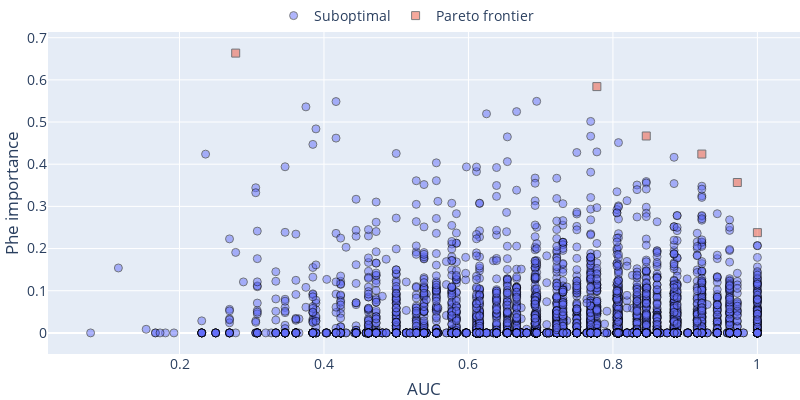

Here is the notebook cell this chart was saved with:
### Code cell
import pandas as pd
from optuna.visualization._pareto_front import _get_pareto_front_info, _make_scatter_object, _make_marker, _make_hovertext
from typing import Sequence
from optuna.trial import FrozenTrial
from optuna.visualization._plotly_imports import go


info = _get_pareto_front_info(study)


n_targets: int = info.n_targets  
axis_order: Sequence[int]  = info.axis_order 
include_dominated_trials: bool = True
trials_with_values: Sequence[tuple[FrozenTrial, Sequence[float]]] = info.non_best_trials_with_values
hovertemplate: str = "%{text}<extra>Trial</extra>"
infeasible: bool = False
dominated_trials: bool = False

def trials_df(trials_with_values, class_name):
    x  =[values[axis_order[0]] for _, values in trials_with_values]
    y  =[values[axis_order[1]] for _, values in trials_with_values]

    df = pd.DataFrame({'x':x, 'y':y})
    df['class'] = class_name
    return df

df_best    = trials_df(info.best_trials_with_values, 'best')
df_nonbest = trials_df(info.non_best_trials_with_values, 'nonbest')
#df         = pd.concat([df_best, df_nonbest])

fig = go.Figure()

fig.add_trace(go.Scatter(x=df_nonbest ['x'], y=df_nonbest['y'], mode='markers', marker=dict(size=8,opacity=0.5, symbol='circle', line=dict(width=1, color='black')), name='Suboptimal'))
fig.add_trace(go.Scatter(x=df_best['x'], y=df_best['y'], mode='markers', marker=dict(size=8,opacity=0.5, symbol='square', line=dict(width=1, color='black')), name='Pareto frontier'))
# Define the width and height of the plot
plot_width = 800
plot_height = 400

# Customize the plot
fig.update_layout(
    #title='Two-objective optimization',
    
    xaxis_title='AUC',
    yaxis_title='Phe importance',
    font=dict(size=14),
    #plot_bgcolor='white',
    # xaxis=dict(range=[min(df['x']) - 1, max(df['x']) + 1]),
    # yaxis=dict(range=[min(df['y']) - 1, max(df['y']) + 1]),
    legend=dict(x=0.3, y=1.1, bgcolor='rgba(255, 255, 255, 0)', orientation='h'),
    width=plot_width,
    height=plot_height,
    margin=dict(l=0, r=0, t=0, b=0)
)

# Show the plot
fig.show()

### Figure 1 — Plotly figure (JSON) as saved in the notebook; plotly's stock layout.template omitted (floating-point values rounded to 4 significant figures; data arrays with more than 128 entries replaced by an {"elided": "..."} marker saying what was removed)
{"data": [{"marker": {"line": {"color": "black", "width": 1}, "opacity": 0.5, "size": 8, "symbol": "circle"}, "mode": "markers", "name": "Suboptimal", "type": "scatter", "x": {"elided": "5671 float values"}, "y": {"elided": "5671 float values"}}, {"marker": {"line": {"color": "black", "width": 1}, "opacity": 0.5, "size": 8, "symbol": "square"}, "mode": "markers", "name": "Pareto frontier", "type": "scatter", "x": [0.8462, 0.2778, 0.7778, 0.9722, 0.9231, 1], "y": [0.4669, 0.6635, 0.584, 0.3566, 0.4241, 0.2378]}], "layout": {"font": {"size": 14}, "height": 400, "legend": {"bgcolor": "rgba(255, 255, 255, 0)", "orientation": "h", "x": 0.3, "y": 1.1}, "margin": {"b": 0, "l": 0, "r": 0, "t": 0}, "width": 800, "xaxis": {"title": {"text": "AUC"}}, "yaxis": {"title": {"text": "Phe importance"}}}}
